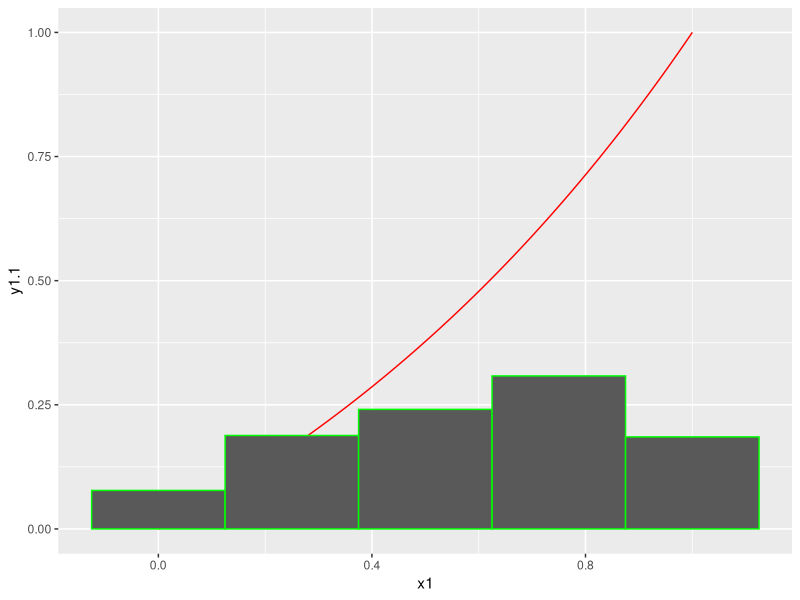
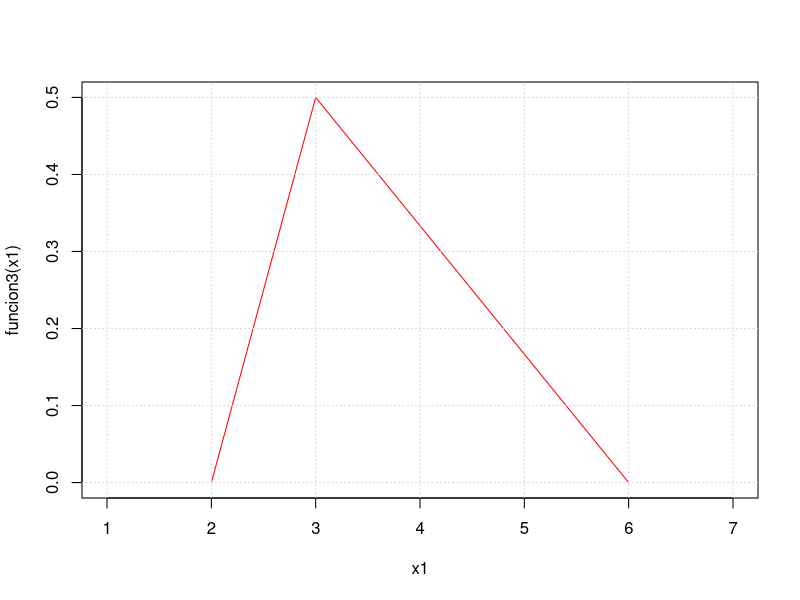

These charts were generated, in order, by the following R code:
## ---- chunk 1
knitr::opts_chunk$set(echo = TRUE)
rm(list = ls())
## ---- chunk 2
r_ex1 <- function(cantidad, semilla) {
  set.seed(semilla)
  u <- runif(cantidad, min = 0, max = 1)
  valor <- log((exp(1)-1)*u+1)
  return(valor)
}

# Gráficamente

distr1 <- function(x) (exp(x)-1)/(exp(1) - 1)
x1 <- seq(0, 1, length.out = 100000)
y1.1 <- distr1(x1)
y1.2 <- r_ex1(length(x1), 20220405)
df1 <- data.frame(x1, y1.1, y1.2)

library(ggplot2)
library(scales)

ggplot(df1) +
  geom_line(aes(x = x1, y = y1.1), colour = "red") +
  geom_histogram(aes(x = y1.2, y = (..count..)/sum(..count..)),
                 colour = "green", bins = 5)
## ---- chunk 3
funcion3 <- function(x) {
  (2 <= x & x <= 3) * (0.5*(x - 2)) + (3 < x & x <= 6) * (0.5*(2 - x/3))
}

x1 <- seq(2, 6, length.to = 10000)

plot(x1, funcion3(x1), type = 'l', col = 'red',
     xlim = c(1, 7))
grid(nx = NULL, ny = NULL)

